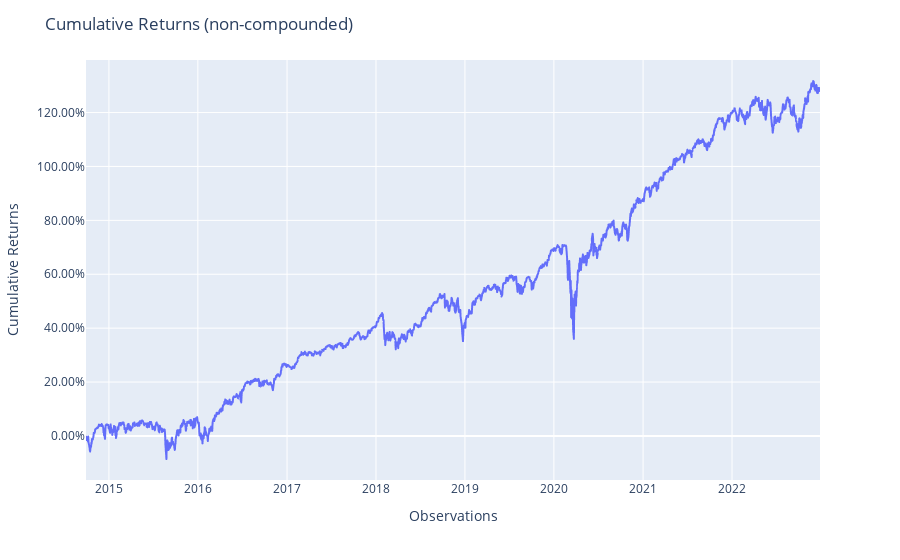

Here is the notebook cell this chart was saved with:
### Code cell
pred_benchmark.plot_cumulative_returns()

### Figure 1 — Plotly figure (JSON) as saved in the notebook; plotly's stock layout.template omitted (floating-point values rounded to 4 significant figures; data arrays with more than 128 entries replaced by an {"elided": "..."} marker saying what was removed)
{"data": [{"hovertemplate": "variable=cumulative_returns<br>index=%{x}<br>value=%{y}<extra></extra>", "legendgroup": "cumulative_returns", "line": {"color": "#636efa", "dash": "solid"}, "marker": {"symbol": "circle"}, "mode": "lines", "name": "cumulative_returns", "showlegend": true, "type": "scattergl", "x": {"elided": "2078 str values"}, "xaxis": "x", "y": {"elided": "2078 float values"}, "yaxis": "y"}], "layout": {"legend": {"title": {"text": "variable"}, "tracegroupgap": 0}, "margin": {"t": 60}, "showlegend": false, "title": {"text": "Cumulative Returns (non-compounded)"}, "xaxis": {"anchor": "y", "domain": [0, 1], "title": {"text": "Observations"}}, "yaxis": {"anchor": "x", "domain": [0, 1], "tickformat": ".2%", "title": {"text": "Cumulative Returns"}}}}
